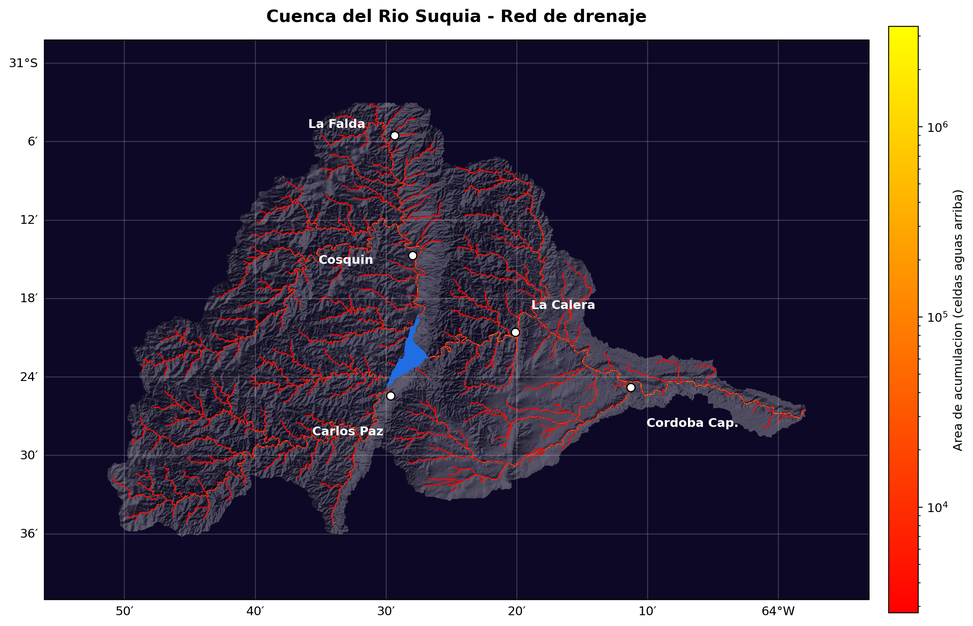
#> input picture mapa_red.png, 973 x 626 px, shrunk from 2434 x 1566 before the run
$ python armar_pdf.py
#> lines starting #> are read from the running program, lines starting #| are printed output that depends on the picture
"""
Arma un PDF tipo carrusel SOLO con las figuras (para publicar en LinkedIn).
Correr DESPUES de ejecutar la notebook (que genera los PNG).

Este script va APARTE del repo: agrega '*.pdf' a tu .gitignore si no querés subirlo.
"""
from PIL import Image

# Orden de las laminas. La red de drenaje va primera.
# Comentá / reordená las que no quieras en el carrusel.
IMAGENES = [
    "mapa_red.png",          # 1. Red de drenaje (portada)
    "dem_original.png",      # 2. El dato de partida (DEM Copernicus)
    "hillshade.png",         # 3. Relieve sombreado
    "mapa_subcuencas.png",   # 4. Subcuencas
    "perfil_suquia.png",     # 5. Perfil del cauce principal
    # "flujo_direccion.png", # (opcional, mas tecnica)
]

SALIDA = "suquia_publicacion.pdf"
FONDO  = (13, 8, 38)   # #0d0826, igual al fondo de los graficos

ims = [Image.open(f).convert("RGB") for f in IMAGENES]
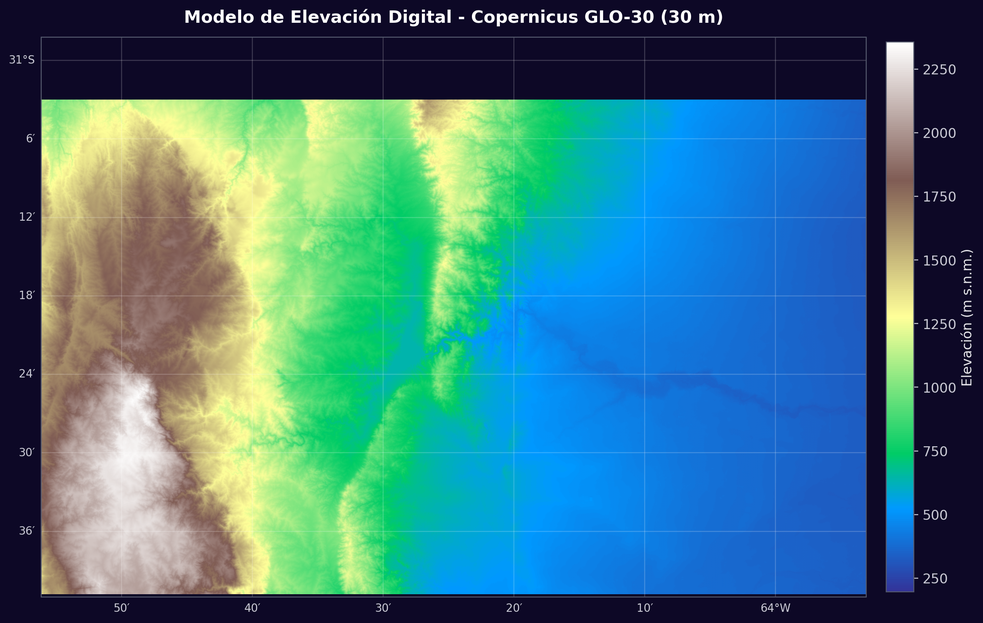
#> input picture dem_original.png, 983 x 623 px, shrunk from 2458 x 1558 before the run
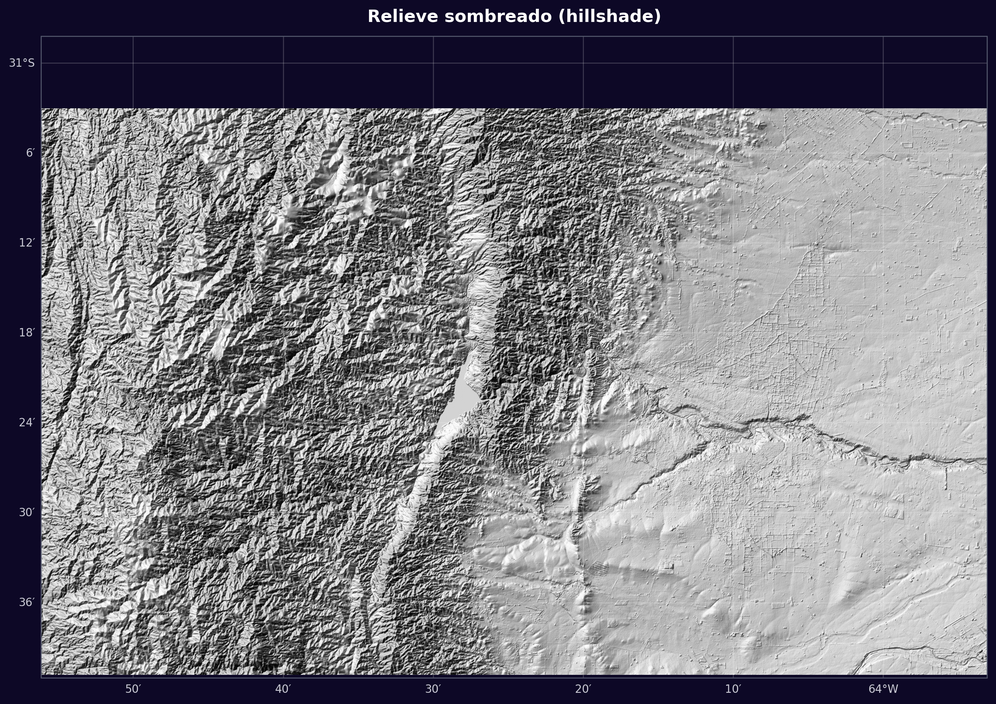
#> input picture hillshade.png, 996 x 704 px, shrunk from 2491 x 1762 before the run
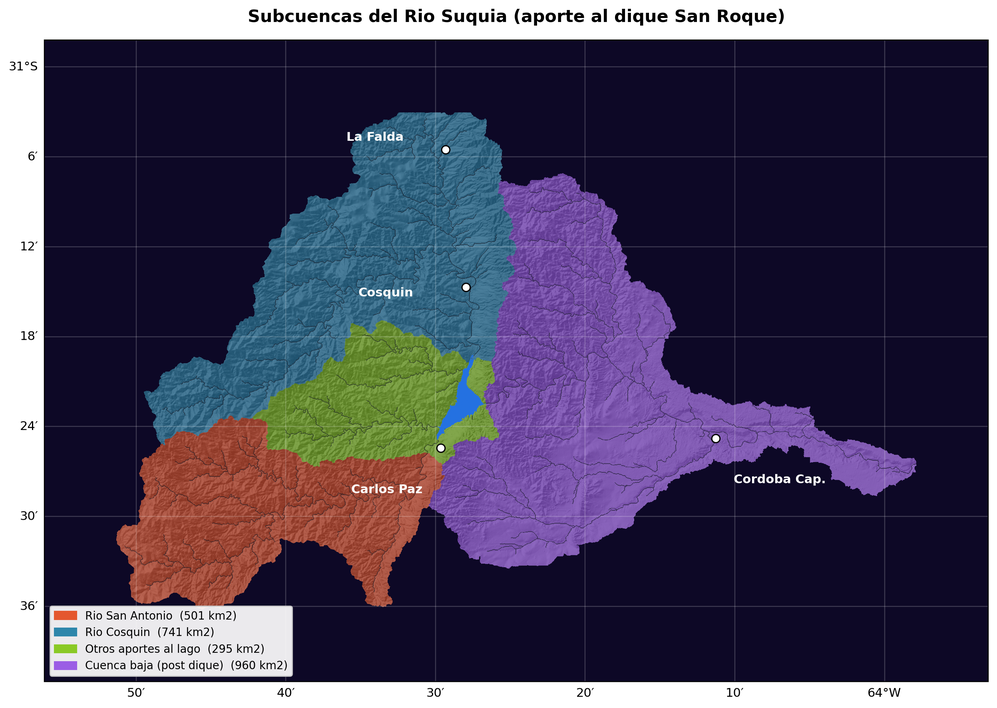
#> input picture mapa_subcuencas.png, 997 x 708 px, shrunk from 2495 x 1770 before the run
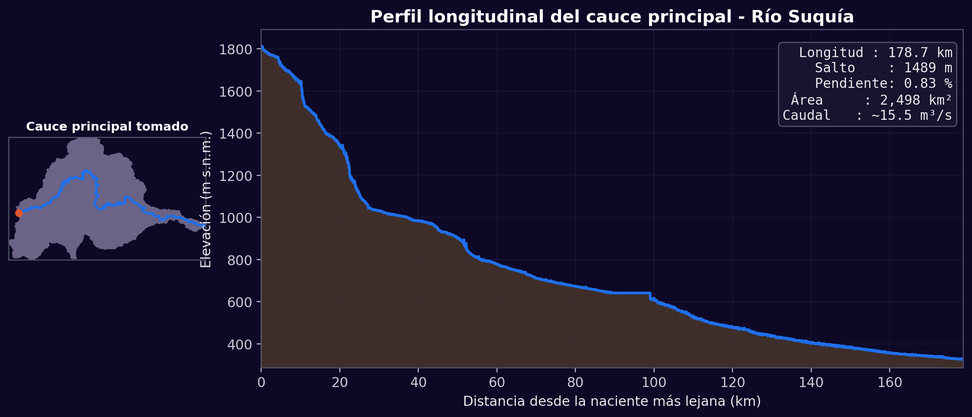
#> input picture perfil_suquia.png, 972 x 417 px, shrunk from 2431 x 1044 before the run
#> ims = 5 items

# Lienzo uniforme (todas las paginas del mismo tamano), imagen centrada
W = max(i.width for i in ims)
#> W = 997
H = max(i.height for i in ims)
#> H = 708
paginas = []
for im in ims:
    lienzo = Image.new("RGB", (W, H), FONDO)
    lienzo.paste(im, ((W - im.width) // 2, (H - im.height) // 2))
    paginas.append(lienzo)
#> this loop made 5 passes
#> pass 1, `lienzo = Image.new("RGB", (W, H), FONDO)`:
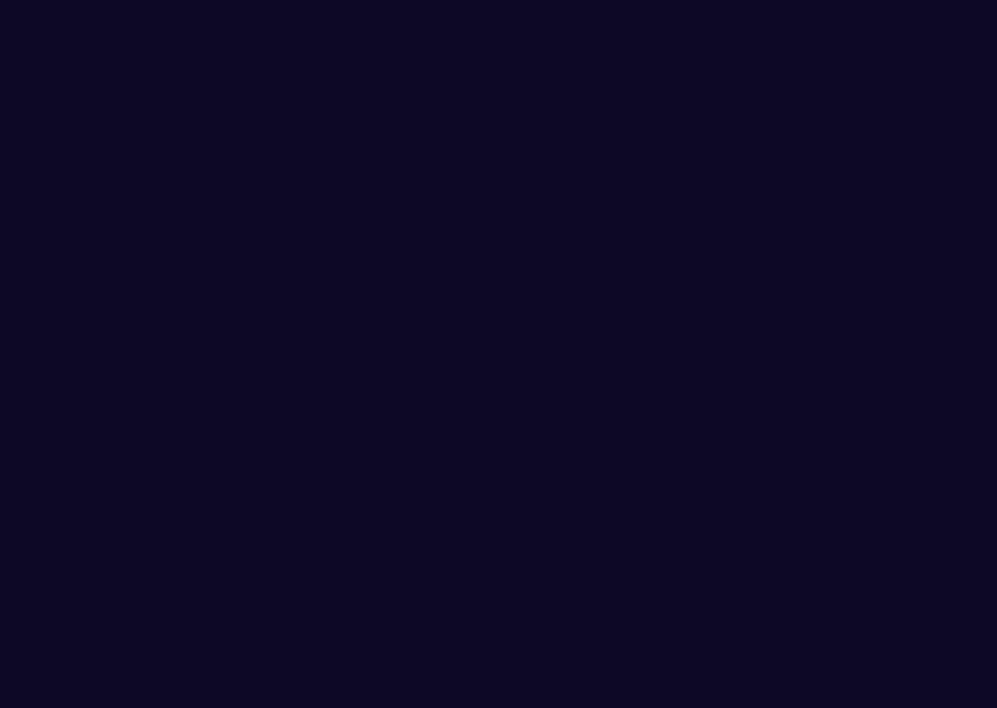
#> lienzo: PIL image 997x708 RGB; mean R, G, B 13, 8, 38
#> after the loop:
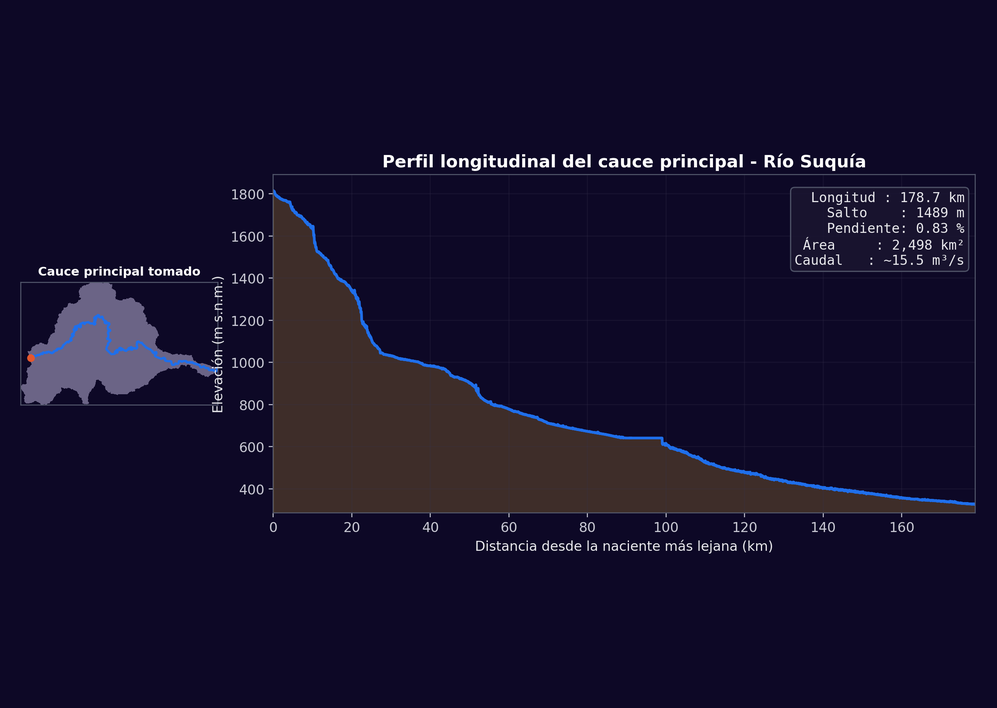
#> lienzo: PIL image 997x708 RGB; mean R, G, B 21.9, 16.3, 43.3
#> after the loop, paginas = 5 items

paginas[0].save(SALIDA, save_all=True, append_images=paginas[1:], resolution=220.0)
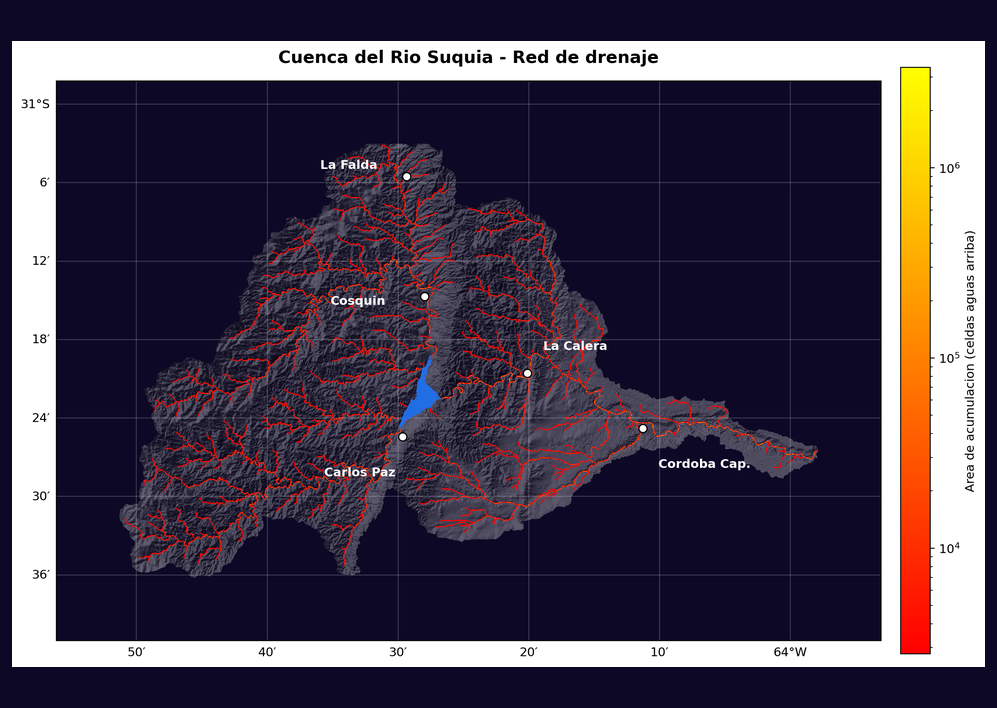
#> saved as suquia_publicacion.pdf: PIL image 997x708 RGB; mean R, G, B 73.6, 63.8, 81.8
print(f"Listo: {SALIDA}  ({len(paginas)} paginas)")
#| Listo: suquia_publicacion.pdf  (5 paginas)
